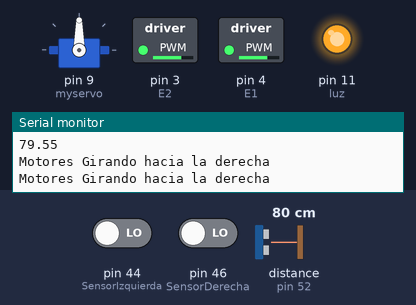
Recording of a sketch running on a simulated Arduino Mega 2560, built with avr-gcc and run on an emulated ATmega2560. Parts: servo, switched loads named in the sketch (green lamp = pin HIGH), output pins drawn as LEDs (lit = HIGH), the last lines printed to the serial monitor. Wiring (inferred from the names in the program): ultrasonic range finder: trigger pin 53; echo pin 52. Dashed ring = blinking. The test bench sets the inputs (shaded band); at power-on: distance to the obstacle (sensor on pin 52) 80 cm, pin 44 (SensorIzquierda) LOW, pin 46 (SensorDerecha) LOW. The echo pulse lasts 58.3 µs per cm; pins used as bus, display or sensor lines are not drawn.

Above: at 1.11 s.
1.3 s: distance to the obstacle (sensor on pin 52) set to 2 cm
At 2.68 s:
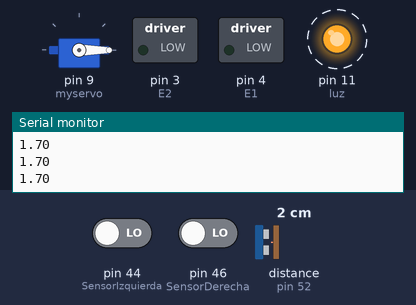
4.3 s: distance to the obstacle (sensor on pin 52) set to 9 cm
7.3 s: distance to the obstacle (sensor on pin 52) set to 12 cm
At 7.58 s:
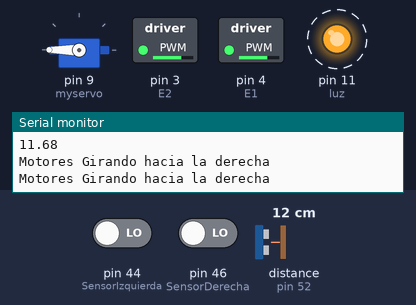
10.3 s: pin 44 (SensorIzquierda) driven HIGH
At 10.3 s:
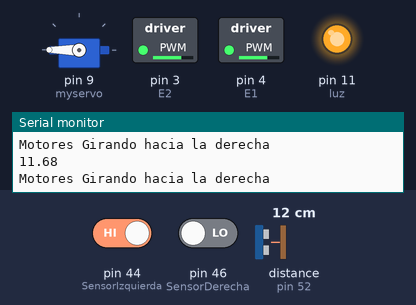
12.0 s: pin 46 (SensorDerecha) driven HIGH
At 12.3 s:
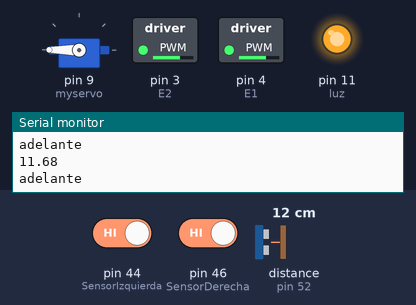
13.6 s: distance to the obstacle (sensor on pin 52) set to 4 cm
At 14.0 s:
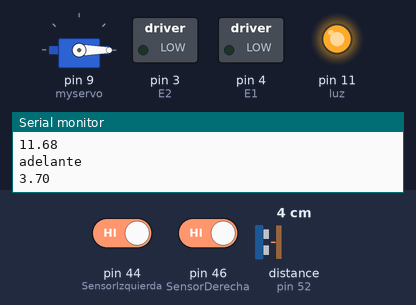
Timing chart, 0 to 17.6 s (numbered marks = the images above; inputs shaded):
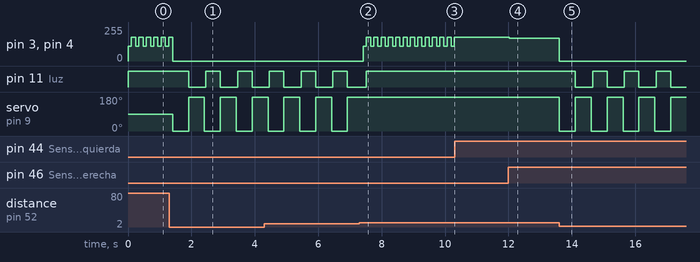

Measured:
- the behaviour switches between 10 and 11 cm on distance to the obstacle (sensor on pin 52) (found by bisection; images 1 and 2)
- after the input at 1.3 s, pin 11 (luz): alternates HIGH for 0.46 s and LOW for 0.54 s, starting after 0.61 s; servo on pin 9 (myservo): alternates 180° for 0.50 s and 0° for 0.50 s, starting after 0.11 s
- after the input at 7.3 s, pin 3 (E2), pin 4 (E1): alternates 180/255 for 0.13 s and 110/255 for 0.10 s, starting after 0.12 s; servo on pin 9 (myservo): stops changing and stays 180°
- after the input at 10.3 s, pin 3 (E2), pin 4 (E1): stops changing and stays 180/255
- after the input at 12.0 s, pin 3 (E2), pin 4 (E1): 180/255 → 170/255 at once
- after the input at 13.6 s, pin 3 (E2), pin 4 (E1): 170/255 → 0/255 at once; pin 11 (luz): alternates HIGH for 0.46 s and LOW for 0.54 s, starting after 0.51 s; servo on pin 9 (myservo): alternates 180° for 0.50 s and 0° for 0.50 s, starting at once

The sketch:

queso.ino
```cpp
#include <Servo.h>
//Motores Izquierda
int E1 = 4;
int M1 = 26;

//Motores Derecha
int E2 =  3;
int M2 = 24;

// Sensor Derecha
int SensorDerecha = 46;

// Sensor Izquierda
int SensorIzquierda = 44;

//Variables sensor Ultrasonico
int pinEcho = 52;
int pinTrig = 53;

//Variable SERVO
Servo myservo;

// Velocidad de motores
int velocidad = 170;//255 max   , (160,80,200)
int velocidadAtras = 110; // 150,
int velocidadDoblar = 180;

//Delay
int espera = 10;  //Milisegundos


int luz = 11;


void setup()
{
  pinMode(pinTrig, OUTPUT);
  pinMode(pinEcho, INPUT);
  pinMode(SensorDerecha, INPUT);    // Entradas PWM
  pinMode(SensorIzquierda, INPUT);  // Entradas PWM
  pinMode(luz,OUTPUT);
  myservo.attach(9, 560, 2320);
  Serial.begin(9600);  // Monitor serial
  digitalWrite(luz,HIGH);
}

void motoresAdelante() {
  digitalWrite(luz,HIGH);
  digitalWrite(M1, HIGH);
  digitalWrite(M2, HIGH);
  analogWrite(E1, velocidad);
  analogWrite(E2, velocidad);
  //Serial.println("Motores hacia adelante");
  delay(espera);
}
void motoresAtras() {
  digitalWrite(luz,HIGH);
  digitalWrite(M1, LOW);
  digitalWrite(M2, LOW);
  analogWrite(E1, velocidadAtras);
  analogWrite(E2, velocidadAtras);
  //Serial.println("Motores hacia atras");
  delay(espera);
}
void motoresDerecha() {
  digitalWrite(luz,HIGH);
  digitalWrite(M1, HIGH);
  digitalWrite(M2, LOW);
  analogWrite(E1, velocidadDoblar);
  analogWrite(E2, velocidadDoblar);
  Serial.println("Motores Girando hacia la derecha");
  delay(espera);
}
void motoresIzquierda() {
  digitalWrite(luz,HIGH);
  digitalWrite(M1, LOW);
  digitalWrite(M2, HIGH);
  analogWrite(E1, velocidadDoblar);
  analogWrite(E2, velocidadDoblar);
  Serial.println("Motores Girando hacia la izquierda");
  delay(espera);
}
void motoresDetener() {
  digitalWrite(luz,LOW);
  digitalWrite(M1, HIGH);
  digitalWrite(luz,HIGH);
  digitalWrite(M2, HIGH);
   digitalWrite(luz,LOW);
  analogWrite(E1, 0);
  digitalWrite(luz,HIGH);
  analogWrite(E2, 0);
  digitalWrite(luz,LOW);
  myservo.write(0);
  digitalWrite(luz,HIGH);
  delay(500);
  digitalWrite(luz,LOW);
  myservo.write(180);
  //Serial.println("Motores detenidos");
  delay(500);
}

void loop() {

  float tiempo, distancia;
  float esperaa = 4; //Espera en microsegundos, puede elegir cualqueir valor que desee
  float esperaUS = 10; //El sensor necesita como minimo 10us en alto*/

  digitalWrite(pinTrig, LOW);
  delayMicroseconds(esperaa);
  digitalWrite(pinTrig, HIGH);
  delayMicroseconds(esperaUS);
  digitalWrite(pinTrig, LOW);
  tiempo = pulseIn(pinEcho, HIGH);
  tiempo = tiempo / 2; //se divide el tiempo total (ida+regreso) por la mitad
  distancia = tiempo / 29.2;
  Serial.println(distancia);


  if (distancia < 10.0) {
    motoresDetener();
    Serial.println(distancia);
  } else {

    if (digitalRead(SensorIzquierda) == HIGH && digitalRead(SensorDerecha) == HIGH) {
      motoresAdelante();
      Serial.println("adelante");

    } else if (digitalRead(SensorIzquierda) == LOW && digitalRead(SensorDerecha) == HIGH) {
      motoresDerecha();

    }else if (digitalRead(SensorIzquierda) == HIGH && digitalRead(SensorDerecha) == LOW) {
      motoresIzquierda();
    }  else if (digitalRead(SensorIzquierda) == LOW && digitalRead(SensorDerecha) == LOW) {
      digitalWrite(M1, LOW);
      digitalWrite(M2, LOW);
      analogWrite(E1, velocidadAtras);
      analogWrite(E2, velocidadAtras);
      delay(100);
        for(int i = 0; i<5; i++){
          motoresDerecha();
          delay(espera);
      }
      //Serial.println("Motores hacia atras");

    }
  }
}
```
